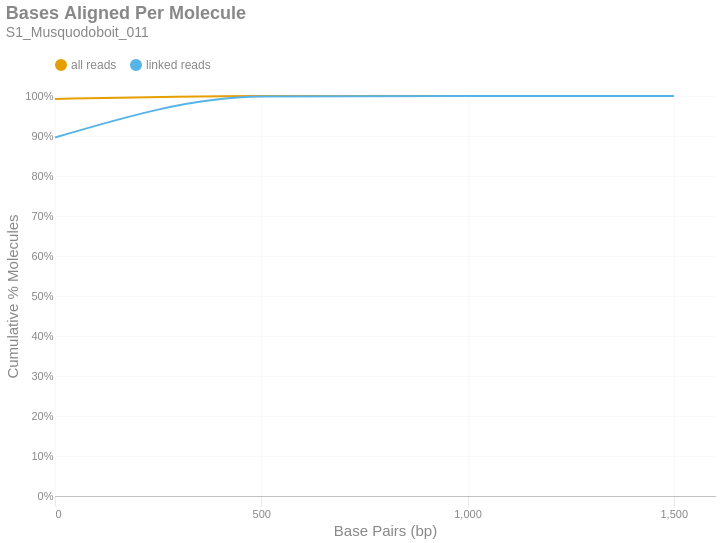

Source (notebook cell):
### Markdown cell above
### Bases Aligned Per Molecule
This is a cumulative frequency distribution showing the number of base pairs aligned per unique molecule. These data are shown in 500 bp bins. There are two distributions: one with `all reads` (yellow) and another with only `linked reads` (blue). The percent of molecules in the `linked reads` distribution is relative to the total number of linked molecules.

### Code cell
if SKIPLR:
    print_html(f"Skipped")
else:
    binned_df = consolidated_hist(valids['aligned_bp'], mask, 500, True)
    with SafeRender(binned_df):
        (
            density_plot(binned_df, 'Bases Aligned Per Molecule', samplename, 'basesper')
            .encode(
                x=alt.X('bin:Q', title="Base Pairs (bp)").axis(tickMinStep=500).scale(padding=0),
                y=alt.Y('value:Q', title='Cumulative % Molecules')
                    .axis(format='%')
                    .scale(domain = [0,1])
                    .stack(False),
                color=alt.Color("key:N").scale(domain = ["all reads", "linked reads"]),
                tooltip = [
                    alt.Tooltip("key:N", title = "Data Type"),
                    alt.Tooltip("range_label:N", title="Bases Aligned Per Molecule"),
                    alt.Tooltip("value:Q", format = ".2%", title="% Molecules (Cum.)")
                ]
            )
        ).display()

### Figure 1 — Vega-Lite specification as saved in the notebook (floating-point values rounded to 4 significant figures)
{"width": "container", "height": 400, "config": {"title": {"anchor": "start", "dy": -15, "fontSize": 18, "color": "#888888", "subtitleColor": "#888888", "subtitleFontSize": 14}, "arc": {"fill": "#0072B2"}, "axis": {"domainColor": "#888888", "domainWidth": 0.5, "gridWidth": 0.2, "grid": false, "titleFontWeight": 400, "titleFontSize": 15, "labelFontSize": 11, "labelColor": "#888888", "tickColor": "#888888", "tickWidth": 0.2, "titleColor": "#888888"}, "axisBand": {"grid": false}, "axisX": {"grid": true, "tickSize": 10, "domainCap": "round"}, "axisY": {"domain": false, "grid": true, "tickSize": 0, "domainCap": "round"}, "background": "transparent", "header": {"labelFontSize": 15, "labelColor": "#888888", "titleFontSize": 15, "titleFontWeight": 600, "titleColor": "#888888"}, "legend": {"labelFont": "sans-serif", "labelFontSize": 12, "labelColor": "#888888", "symbolSize": 100, "symbolType": "circle", "titleFontSize": 12, "titlePadding": 10, "titleColor": "#888888", "title": null, "orient": "top"}, "range": {"category": ["#E69F00", "#56B4E9", "#009E73", "#F0E442", "#0072B2", "#D55E00", "#CC79A7", "#000000"], "diverging": ["#cfe8f3", "#a2d4ec", "#73bfe2", "#46abdb", "#1696d2", "#12719e"]}, "area": {"fill": "#0072B2", "fillOpacity": 0.7, "line": true, "strokeOpacity": 0.7}, "line": {"color": "#0072B2", "stroke": "#0072B2", "strokeWidth": 2}, "trail": {"color": "#0072B2", "stroke": "#0072B2", "strokeWidth": 0, "size": 1}, "point": {"filled": true, "fillOpacity": 1.0, "size": 95}, "text": {"color": "#888888", "fontSize": 11, "align": "right", "fontWeight": 400, "size": 11}, "bar": {"fill": "#0072B2", "stroke": null}, "view": {"stroke": null, "continuousWidth": 660, "continuousHeight": 400}}, "data": {"name": "data-d492f96564afd0e0fe7efd25faefdaa7"}, "mark": {"type": "line", "interpolate": "monotone", "point": {"opacity": 0, "size": 275}}, "encoding": {"color": {"field": "key", "scale": {"domain": ["all reads", "linked reads"]}, "type": "nominal"}, "tooltip": [{"field": "key", "title": "Data Type", "type": "nominal"}, {"field": "range_label", "title": "Bases Aligned Per Molecule", "type": "nominal"}, {"field": "value", "format": ".2%", "title": "% Molecules (Cum.)", "type": "quantitative"}], "x": {"axis": {"tickMinStep": 500}, "field": "bin", "scale": {"padding": 0}, "title": "Base Pairs (bp)", "type": "quantitative"}, "y": {"axis": {"format": "%"}, "field": "value", "scale": {"domain": [0, 1]}, "stack": false, "title": "Cumulative % Molecules", "type": "quantitative"}}, "params": [{"name": "param_c36ac31b6afebe62", "select": {"type": "point", "fields": ["key"]}, "bind": "legend"}], "title": {"text": "Bases Aligned Per Molecule", "subtitle": "S1_Musquodoboit_011"}, "transform": [{"fold": ["all reads (cumsum)", "linked reads (cumsum)"]}, {"calculate": "replace(datum.key, ' (cumsum)', '')", "as": "key"}, {"filter": {"param": "param_c36ac31b6afebe62"}}], "usermeta": {"embedOptions": {"downloadFileName": "S1_Musquodoboit_011.basesper"}}, "$schema": "https://vega.github.io/schema/vega-lite/v6.1.0.json", "datasets": {"data-d492f96564afd0e0fe7efd25faefdaa7": [{"bin": "0.0", "interval": "0.0-500.0", "all reads": 0.9924, "linked reads": 0.8962, "all reads (cumsum)": 0.9924, "linked reads (cumsum)": 0.8962, "range_label": "0-499"}, {"bin": "500.0", "interval": "500.0-1000.0", "all reads": 0.007445, "linked reads": 0.1023, "all reads (cumsum)": 0.9999, "linked reads (cumsum)": 0.9985, "range_label": "500-999"}, {"bin": "1000.0", "interval": "1000.0-1500.0", "all reads": 0.0001385, "linked reads": 0.001473, "all reads (cumsum)": 1.0, "linked reads (cumsum)": 0.9999, "range_label": "1000-1499"}, {"bin": "1500.0", "interval": "1500.0-2000.0", "all reads": 5.39e-06, "linked reads": 6.123e-05, "all reads (cumsum)": 1.0, "linked reads (cumsum)": 1.0, "range_label": "1500-1999"}]}}
